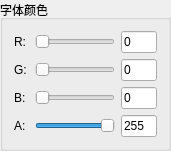
     <widget class="QGroupBox" name="groupBox_7">
      <property name="geometry">
       <rect>
        <x>390</x>
        <y>10</y>
        <width>171</width>
        <height>138</height>
       </rect>
      </property>
      <property name="maximumSize">
       <size>
        <width>300</width>
        <height>138</height>
       </size>
      </property>
      <property name="title">
       <string>字体颜色</string>
      </property>
      <layout class="QGridLayout" name="gridLayout_4">
       <item row="0" column="0">
        <widget class="QLabel" name="label_14">
         <property name="minimumSize">
          <size>
           <width>15</width>
           <height>0</height>
          </size>
         </property>
         <property name="text">
          <string>R:</string>
         </property>
        </widget>
       </item>
       <item row="0" column="1">
        <widget class="QSlider" name="horizontalSlider_9">
         <property name="minimumSize">
          <size>
           <width>0</width>
           <height>0</height>
          </size>
         </property>
         <property name="maximum">
          <number>255</number>
         </property>
         <property name="orientation">
          <enum>Qt::Horizontal</enum>
         </property>
        </widget>
       </item>
       <item row="0" column="2">
        <widget class="QLineEdit" name="lineEdit_9">
         <property name="maximumSize">
          <size>
           <width>40</width>
           <height>16777215</height>
          </size>
         </property>
         <property name="text">
          <string>0</string>
         </property>
        </widget>
       </item>
       <item row="1" column="0">
        <widget class="QLabel" name="label_15">
         <property name="minimumSize">
          <size>
           <width>15</width>
           <height>0</height>
          </size>
         </property>
         <property name="text">
          <string>G:</string>
         </property>
        </widget>
       </item>
       <item row="1" column="1">
        <widget class="QSlider" name="horizontalSlider_10">
         <property name="maximum">
          <number>255</number>
         </property>
         <property name="orientation">
          <enum>Qt::Horizontal</enum>
         </property>
        </widget>
       </item>
       <item row="1" column="2">
        <widget class="QLineEdit" name="lineEdit_10">
         <property name="maximumSize">
          <size>
           <width>40</width>
           <height>16777215</height>
          </size>
         </property>
         <property name="text">
          <string>0</string>
         </property>
        </widget>
       </item>
       <item row="2" column="0">
        <widget class="QLabel" name="label_16">
         <property name="minimumSize">
          <size>
           <width>15</width>
           <height>0</height>
          </size>
         </property>
         <property name="text">
          <string>B:</string>
         </property>
        </widget>
       </item>
       <item row="2" column="1">
        <widget class="QSlider" name="horizontalSlider_11">
         <property name="maximum">
          <number>255</number>
         </property>
         <property name="orientation">
          <enum>Qt::Horizontal</enum>
         </property>
        </widget>
       </item>
       <item row="2" column="2">
        <widget class="QLineEdit" name="lineEdit_11">
         <property name="maximumSize">
          <size>
           <width>40</width>
           <height>16777215</height>
          </size>
         </property>
         <property name="text">
          <string>0</string>
         </property>
        </widget>
       </item>
       <item row="3" column="0">
        <widget class="QLabel" name="label_17">
         <property name="minimumSize">
          <size>
           <width>15</width>
           <height>0</height>
          </size>
         </property>
         <property name="text">
          <string>A:</string>
         </property>
        </widget>
       </item>
       <item row="3" column="1">
        <widget class="QSlider" name="horizontalSlider_12">
         <property name="maximum">
          <number>255</number>
         </property>
         <property name="value">
          <number>255</number>
         </property>
         <property name="orientation">
          <enum>Qt::Horizontal</enum>
         </property>
        </widget>
       </item>
       <item row="3" column="2">
        <widget class="QLineEdit" name="lineEdit_12">
         <property name="maximumSize">
          <size>
           <width>40</width>
           <height>16777215</height>
          </size>
         </property>
         <property name="text">
          <string>255</string>
         </property>
        </widget>
       </item>
      </layout>
     </widget>
